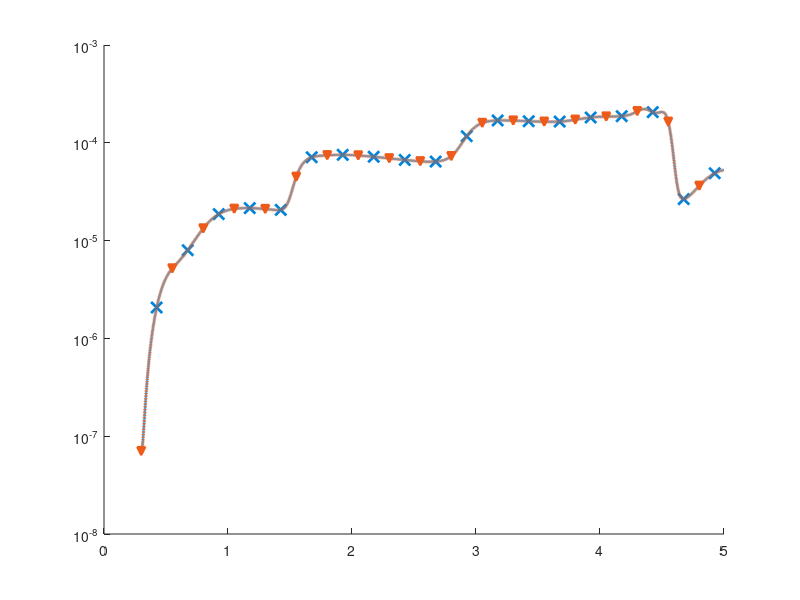

MATLAB code to generate this figure: (Note: this script raises an error after producing the figure.)
% Code to post process the error plots of the Global error 
% Written by: Prerna Patil 
% Date: 12th May 2021 

clc
clear 

% Global Errors 
load('BurgersDBC_d4_r4.mat');
Tf =5; 

% Plot for r=5 
figure(4)
hold on
semilogy(dt*(nTswitch+1:nTimeStep-3),ErrDBO(nTswitch+1:nTimeStep-3),'-','color',RGB1,LW,1.5);
semilogy(dt*(nTswitch+500:1000:nTimeStep-3),ErrDBO(nTswitch+500:1000:nTimeStep-3),'x','color',RGB1,...
                                            'MarkerFaceColor',RGB1,'MarkerSize',8,LW,2.0);

hold on 
semilogy(dt*(nTswitch+1:nTimeStep-3),ErrDO(nTswitch+1:nTimeStep-3),':','color',RGB2,LW,2.5);
semilogy(dt*(nTswitch+1:1000:nTimeStep-3),ErrDO(nTswitch+1:1000:nTimeStep-3),'v','color',RGB2,'MarkerFaceColor',RGB2,LW,1.5);

clear
load('BurgersDBC_d4_r6.mat');
Tf =5; 
figure(4)
hold on
semilogy(dt*(nTswitch+1:nTimeStep-3),ErrDBO(nTswitch+1:nTimeStep-3),'-','color',RGB1,LW,1.5);
semilogy(dt*(nTswitch+500:1000:nTimeStep-3),ErrDBO(nTswitch+500:1000:nTimeStep-3),'o','color',RGB1,'MarkerFaceColor',RGB1,LW,1.0);

hold on 
semilogy(dt*(nTswitch+1:nTimeStep-3),ErrDO(nTswitch+1:nTimeStep-3),':','color',RGB2,LW,2.5);
semilogy(dt*(nTswitch+1:1000:nTimeStep-3),ErrDO(nTswitch+1:1000:nTimeStep-3),'*','color',RGB2,'MarkerFaceColor',RGB2,'MarkerSize',6,...
                            LW,1.5);

clear
load('BurgersDBC_d4_r8.mat');
Tf =5; 
figure(4)
hold on
semilogy(dt*(nTswitch+1:nTimeStep-3),ErrDBO(nTswitch+1:nTimeStep-3),'-','color',RGB1,LW,1.5);
semilogy(dt*(nTswitch+500:1000:nTimeStep-3),ErrDBO(nTswitch+500:1000:nTimeStep-3),'d','color',RGB1,'MarkerFaceColor',RGB1,LW,1.5);

hold on 
semilogy(dt*(nTswitch+1:nTimeStep-3),ErrDO(nTswitch+1:nTimeStep-3),':','color',RGB2,LW,2.5);
semilogy(dt*(nTswitch+1:1000:nTimeStep-3),ErrDO(nTswitch+1:1000:nTimeStep-3),'x','color',RGB2,'MarkerSize',8,...
                    'MarkerFaceColor',RGB2,LW,2.5);

xlabel('Time');
ylabel('$\mathcal{E}_g$');
set(gca,'FontName','Times New Roman','FontSize',18);
ylim([10^-12 10^0])
xlim([Ts Tf]);
box on 
set(gca,'Yscale','log');
ax= gca;
ax.XMinorGrid = 'on';
ax.YMinorGrid = 'off';
grid on 
h = zeros(6,1);
h(1) = semilogy(NaN,NaN,'-x','color',RGB1,'MarkerFaceColor',RGB1,'MarkerSize',8,LW,1.5);
h(2) = semilogy(NaN,NaN,':v','color',RGB2,'MarkerFaceColor',RGB2,'MarkerSize',6,LW,2.5);
h(3) = semilogy(NaN,NaN,'-o','color',RGB1,'MarkerFaceColor',RGB1,'MarkerSize',6, LW,1.5);
h(4) = semilogy(NaN,NaN,':*','color',RGB2,'MarkerFaceColor',RGB2,'MarkerSize',6,LW,2.5);
h(5) = semilogy(NaN,NaN,'-d','color',RGB1,'MarkerFaceColor',RGB1,'MarkerSize',6,LW,1.5);
h(6) = semilogy(NaN,NaN,':x','color',RGB2,'MarkerFaceColor',RGB2,'MarkerSize',8,LW,2.5);
legend(h,{'DBO r=4','DO    r=4','DBO r=6','DO    r=6','DBO r=8','DO    r=8'},'Location','southeast');
set(gca,'LooseInset', max(get(gca,'TightInset'), 0.02))